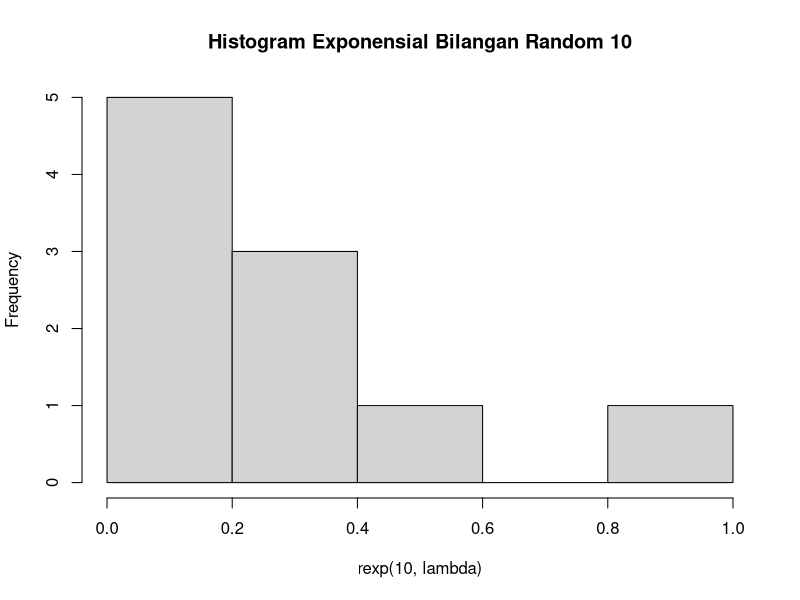
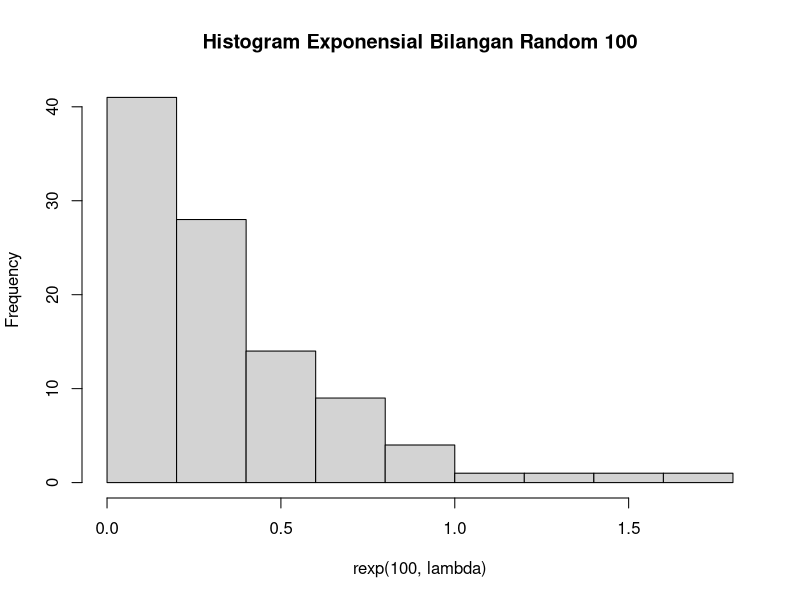
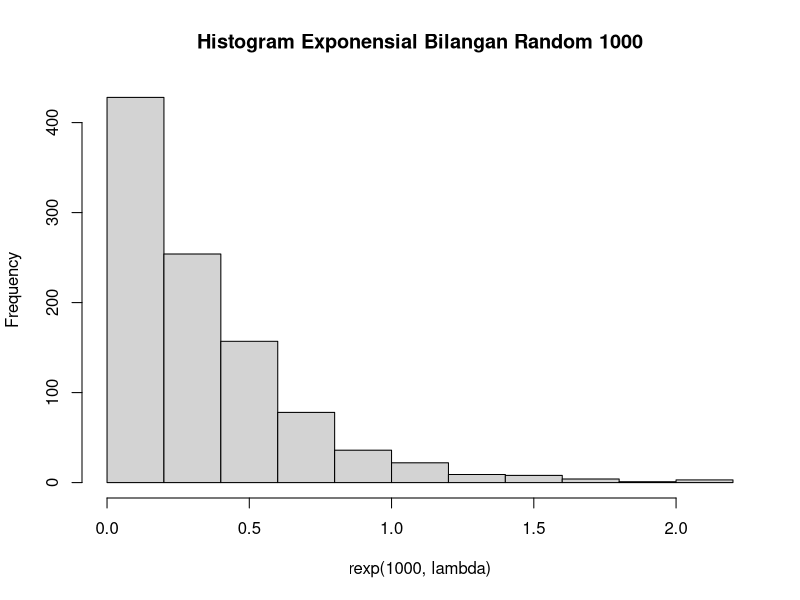
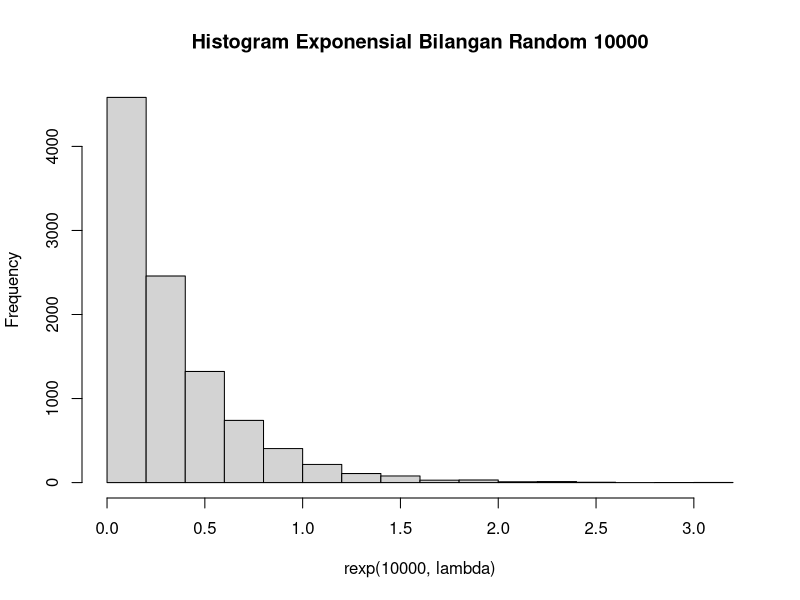

The R script that drew these images, in order:

lambda = 3

#a
set.seed(1)
rnorm(1)
peluang = dexp(1, lambda)

#b
set.seed(1)
hist(rexp(10, lambda), main = "Histogram Exponensial Bilangan Random 10")
hist(rexp(100, lambda), main = "Histogram Exponensial Bilangan Random 100")
hist(rexp(1000, lambda), main = "Histogram Exponensial Bilangan Random 1000")
hist(rexp(10000, lambda), main = "Histogram Exponensial Bilangan Random 10000")

#c
n = 100
set.seed(1)
mean = mean(rexp(n, lambda))
variance = (sd(rexp(n, lambda))) ^ 2
mean
variance